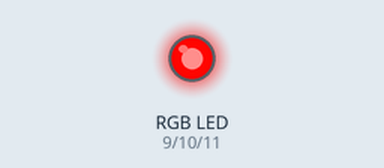
A sketch run on a simulated Arduino Uno, built with avr-gcc and run on an emulated ATmega328P. Shown: an RGB LED mixed from three pins (HIGH = lit). What the sketch prints to the serial monitor is not drawn.

Above: at 0.05 s.
At 1.85 s:
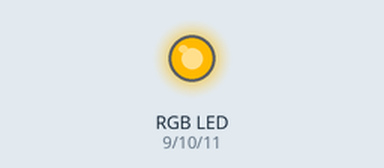
At 3.75 s:
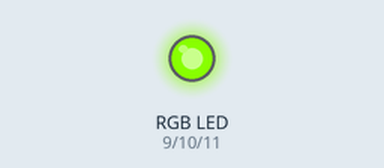
At 7.45 s:
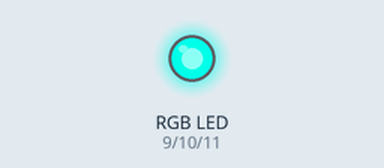
At 11.15 s:
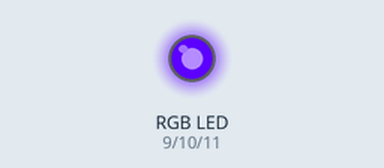
At 14.85 s:
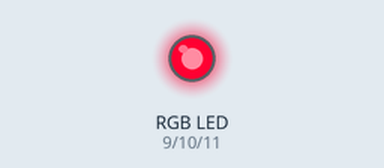
Timing chart, 0 to 20.0 s (numbered marks = the images above):
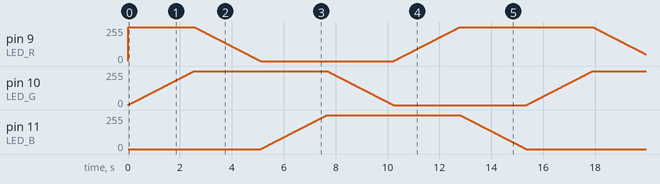

The sketch:

challenge1_rainbow.ino
```cpp
// Challenge 1: Automatischer Regenbogen-Farbwechsel
// Die RGB-LED durchlaeuft automatisch alle Regenbogenfarben
// Ohne Potentiometer - nur die RGB-LED

const int LED_R = 9;    // Rote LED an PWM-Pin 9
const int LED_G = 10;   // Gruene LED an PWM-Pin 10
const int LED_B = 11;   // Blaue LED an PWM-Pin 11

int r = 255;  // Startwert Rot
int g = 0;    // Startwert Gruen
int b = 0;    // Startwert Blau

int phase = 0;  // Aktuelle Phase des Farbuebergangs

void setup() {
  // RGB-LED Pins als Ausgang
  pinMode(LED_R, OUTPUT);
  pinMode(LED_G, OUTPUT);
  pinMode(LED_B, OUTPUT);

  Serial.begin(9600);
  Serial.println("Regenbogen-Farbwechsel gestartet!");
}

void loop() {
  // Regenbogen-Zyklus in 6 Phasen:
  // Phase 0: Rot -> Gelb (Gruen erhoehen)
  // Phase 1: Gelb -> Gruen (Rot verringern)
  // Phase 2: Gruen -> Cyan (Blau erhoehen)
  // Phase 3: Cyan -> Blau (Gruen verringern)
  // Phase 4: Blau -> Magenta (Rot erhoehen)
  // Phase 5: Magenta -> Rot (Blau verringern)

  switch (phase) {
    case 0:  // Rot -> Gelb
      g++;
      if (g >= 255) {
        g = 255;
        phase = 1;
      }
      break;

    case 1:  // Gelb -> Gruen
      r--;
      if (r <= 0) {
        r = 0;
        phase = 2;
      }
      break;

    case 2:  // Gruen -> Cyan
      b++;
      if (b >= 255) {
        b = 255;
        phase = 3;
      }
      break;

    case 3:  // Cyan -> Blau
      g--;
      if (g <= 0) {
        g = 0;
        phase = 4;
      }
      break;

    case 4:  // Blau -> Magenta
      r++;
      if (r >= 255) {
        r = 255;
        phase = 5;
      }
      break;

    case 5:  // Magenta -> Rot
      b--;
      if (b <= 0) {
        b = 0;
        phase = 0;  // Zurueck zum Anfang
      }
      break;
  }

  // RGB-LED steuern
  analogWrite(LED_R, r);
  analogWrite(LED_G, g);
  analogWrite(LED_B, b);

  // Kurze Verzoegerung fuer sanften Uebergang
  delay(10);
}
```
